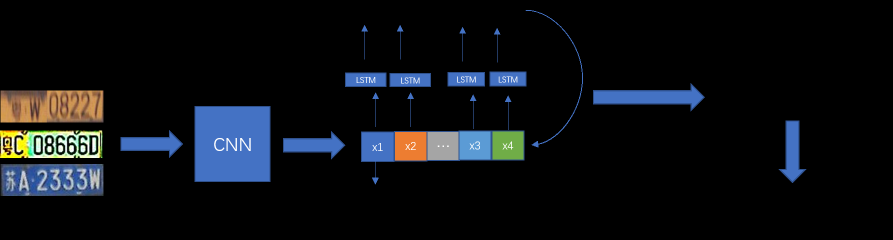
#> input picture images/crnn.png, 1786 x 479 px (shown at 1/2 size)
$ python -i test.py   (imports and definitions only)   (older library calls are emulated)
#> lines starting #> are read from the running program, lines starting #| are printed output that depends on the picture; after the words box and inside, x2 and y2 are one past the last pixel; in counts of white or black regions, pixels touching at a corner belong together
#> further down, picture is the input picture: shape (479, 1786, 3); mean B, G, R 19.7, 15.8, 13
import  numpy as np
import cv2
from skew_detection import *   # 用来纠正旋转
import math as m


# [133 lines left out: functions bright, bright1, cuoqie, xuanzhuan, not called in this run]


def difenbianlv(image):  # 低分辨率纠正
    image_out =  cv2.resize(image, (440, 140), interpolation=cv2.INTER_CUBIC)
    return image_out


def shuzhitoushejiao(img):  # 竖直投射角纠正
    res = img.copy()
    hsv = cv2.cvtColor(img, cv2.COLOR_BGR2HSV)
#> hsv: shape (479, 1786, 3); mean H, S, V 10.4, 18.3, 23
    blue_lower = np.array([90, 50, 50])
    blue_upper = np.array([124, 255, 255])
    mask = cv2.inRange(hsv, blue_lower, blue_upper)
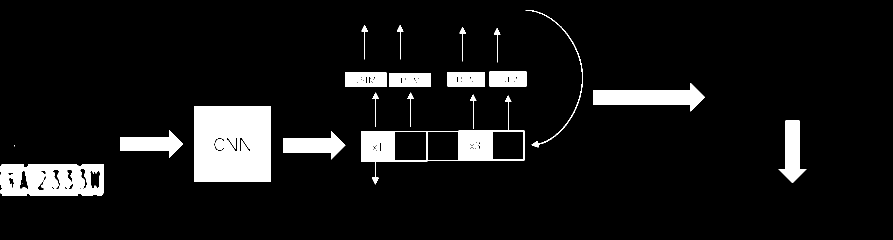
#> mask: shape (479, 1786) (shown at 1/2 size); 8.2% white; 22 white regions (2 under 20 px), largest, box (x1, y1, x2, y2) and area: (389, 212, 541, 364) 22580, (1, 328, 207, 392) 11039, (722, 261, 1049, 369) 9180
    blurred = cv2.blur(mask, (9, 9))
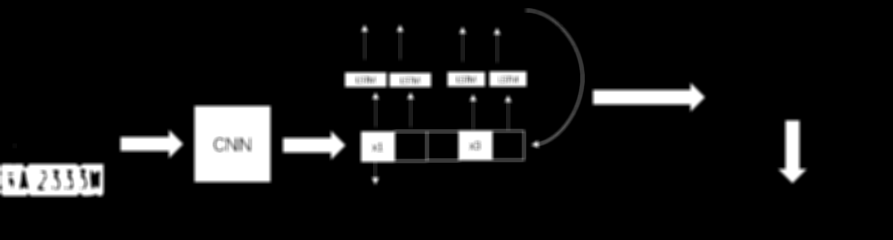
#> blurred: shape (479, 1786) (shown at 1/2 size); min 0, max 255, mean 21
    ret, binary = cv2.threshold(blurred, 127, 255, cv2.THRESH_BINARY)
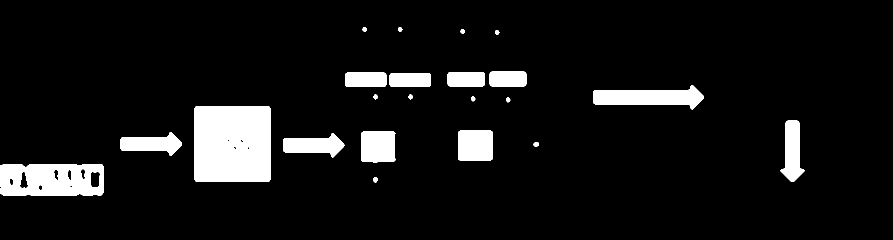
#> binary: shape (479, 1786) (shown at 1/2 size); 8.1% white; 22 white regions, largest, box (x1, y1, x2, y2) and area: (389, 212, 541, 364) 23025, (0, 328, 207, 392) 11655, (1186, 170, 1408, 219) 6464
    kernel = cv2.getStructuringElement(cv2.MORPH_RECT, (21, 7))
    closed = cv2.morphologyEx(binary, cv2.MORPH_CLOSE, kernel)
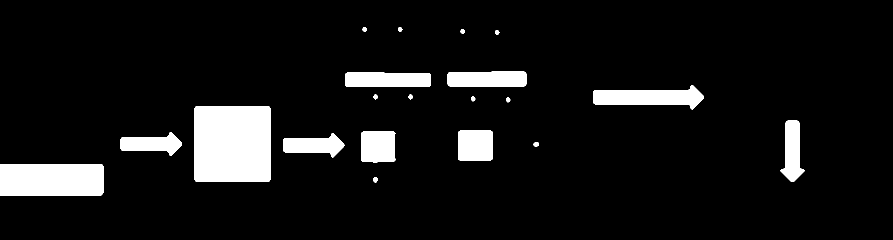
#> closed: shape (479, 1786) (shown at 1/2 size); 8.4% white; 20 white regions
    image, contours, hierarchy = cv2.findContours(closed.copy(), 1, cv2.CHAIN_APPROX_SIMPLE)
#> contours = 20 contours; largest, box (x1, y1, x2, y2) and area: (389, 212, 541, 364) 22775, (0, 328, 207, 392) 12957, (1186, 170, 1408, 219) 6225, (690, 145, 862, 174) 4670, (895, 143, 1053, 173) 4440
    rect = cv2.minAreaRect(contours[0])
#> rect = ((750.5, 359), (9.19, 9.19), -45)
    # 矩形转换为box
    box = np.int0(cv2.boxPoints(rect))
#> box = [[750, 365], [744, 359], [750, 352], [757, 359]]
    h1 = max([box][0][0][1], [box][0][1][1], [box][0][2][1], [box][0][3][1])
#> h1 = 365
    h2 = min([box][0][0][1], [box][0][1][1], [box][0][2][1], [box][0][3][1])
#> h2 = 352
    l1 = max([box][0][0][0], [box][0][1][0], [box][0][2][0], [box][0][3][0])
#> l1 = 757
    l2 = min([box][0][0][0], [box][0][1][0], [box][0][2][0], [box][0][3][0])
#> l2 = 744
    if h1 - h2 > 0 and l1 - l2 > 0 and h2 >= 0 and l2 >= 0:
        temp = img[h2:h1, l2:l1]
    else:
        temp = img.copy()
    p = []
    l = len(contours[0])
#> l = 17
    for i in range(l):
        if abs(contours[0][i][0][1] - h1) <= 1:
            pp = contours[0][i][0]
            p.append(pp)
#> this loop made 17 passes
#> pp on passes 6 to 7: [749, 364], [752, 364]
#> after the loop, p = [[749, 364], [752, 364]]
    p = np.array(p)

    minpoint = min(p[:, 0])
#> minpoint = 749
    maxpoint = max(p[:, 0])
#> maxpoint = 752
    maxboxvalu = box.max()
#> maxboxvalu = 757
    # print(maxboxvalu )
    for x in range(4):
        if box[x][1] != 0:
            secondmaxboxvalue = box[x][1]
            break
#> this loop made 1 pass
#> secondmaxboxvalue on pass 1: 365
    pts_src = np.array([[maxboxvalu, secondmaxboxvalue], [0, secondmaxboxvalue], [0, 0], [maxboxvalu, 0]])
#> pts_src = [[757, 365], [0, 365], [0, 0], [757, 0]]
    pts_dst = np.array([[maxboxvalu, secondmaxboxvalue], [0, secondmaxboxvalue], [minpoint, h2], [maxpoint, h2]])
#> pts_dst = [[757, 365], [0, 365], [749, 352], [752, 352]]
    # pts_dst = np.array([[0,W], [H,0], [H,minpoint], [H,maxpoint]])
    h, status = cv2.findHomography(pts_src, pts_dst)
#> h = [[0.00396, -2.05, 749], [-2.54e-18, -0.96, 352], [-7.09e-21, -0.00273, 1]]; status = [1, 1, 1, 1]
    im_out = cv2.warpPerspective(temp, h, (h2, l2), borderValue=(255, 255, 255))
#> im_out: shape (744, 352, 3); every value is 255

    hsv = cv2.cvtColor(im_out, cv2.COLOR_BGR2HSV)
#> hsv: shape (744, 352, 3); mean H, S, V 0, 0, 255
    blue_lower = np.array([90, 50, 50])
    blue_upper = np.array([124, 255, 255])
    mask = cv2.inRange(hsv, blue_lower, blue_upper)
#> mask: shape (744, 352); every value is 0
    blurred = cv2.blur(mask, (9, 9))
    ret, binary = cv2.threshold(blurred, 127, 255, cv2.THRESH_BINARY)
    kernel = cv2.getStructuringElement(cv2.MORPH_RECT, (21, 7))
    closed = cv2.morphologyEx(binary, cv2.MORPH_CLOSE, kernel)
    image, contours, hierarchy = cv2.findContours(closed.copy(), 1, cv2.CHAIN_APPROX_SIMPLE)
#> contours = []
#> (the run stopped early here; a loop or call above may not have finished)

$ run again, on images/modelstructure.png
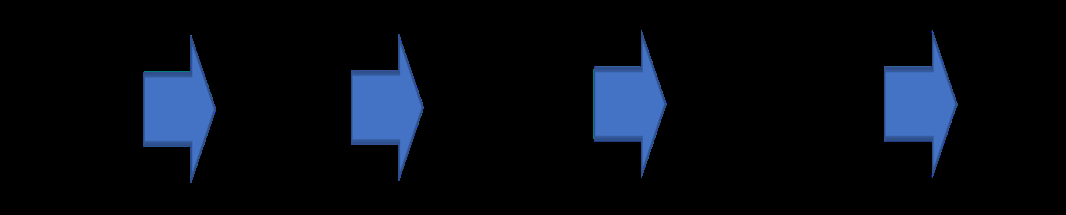
#> input picture images/modelstructure.png, 1066 x 215 px
#> picture is the input picture: shape (215, 1066, 3); mean B, G, R 18.1, 10.5, 6.2
#> in shuzhitoushejiao, `mask = cv2.inRange(hsv, blue_lower, blue_upper)`:
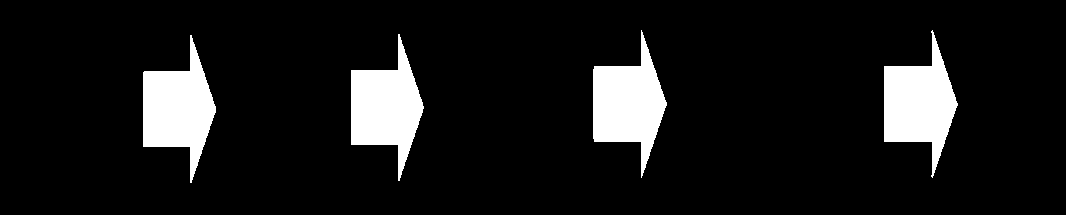
#> mask: shape (215, 1066); 9.8% white; 4 white regions, box (x1, y1, x2, y2) and area: (143, 35, 216, 183) 5636, (884, 30, 958, 178) 5620, (593, 30, 667, 178) 5618, (351, 34, 424, 181) 5553
#> binary: shape (215, 1066); 9.7% white; 4 white regions
#> in shuzhitoushejiao, `image, contours, hierarchy = cv2.findContours(closed.copy(), 1, cv2.CH..`: contours = 4 contours; box (x1, y1, x2, y2) and area: (143, 44, 216, 174) 5405, (593, 41, 666, 167) 5388, (884, 41, 957, 167) 5383, (351, 43, 423, 172) 5324
#> rect = ((179, 108.5), (129, 72), -90)
#> box = [[215, 173], [143, 173], [143, 44], [215, 44]]
#> h1 = 173
#> h2 = 44
#> l1 = 215
#> l2 = 143
#> in shuzhitoushejiao, `temp = img[h2:h1, l2:l1]`:
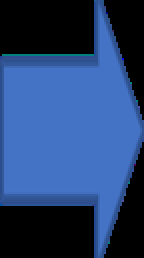
#> temp: shape (129, 72, 3) (shown 2 times larger); mean B, G, R 111.2, 64.6, 37.9
#> l = 114
#> the loop in shuzhitoushejiao, `for i in range(l):` made 114 passes
#> pp on passes 27 to 29: [190, 172], [191, 173], [194, 173]
#> after the loop in shuzhitoushejiao, `for i in range(l):`: p = [[190, 172], [191, 173], [194, 173]]
#> minpoint = 190
#> maxpoint = 194
#> maxboxvalu = 215
#> the loop in shuzhitoushejiao, `for x in range(4):` made 1 pass
#> secondmaxboxvalue on pass 1: 173
#> pts_src = [[215, 173], [0, 173], [0, 0], [215, 0]]
#> pts_dst = [[215, 173], [0, 173], [190, 44], [194, 44]]
#> h = [[0.0186, -1.1, 190], [-1.91e-17, -0.236, 44], [-1.76e-19, -0.00567, 1]]; status = [1, 1, 1, 1]
#> im_out: shape (143, 44, 3); every value is 255
#> in shuzhitoushejiao, `image, contours, hierarchy = cv2.findContours(closed.copy(), 1, cv2.CH..`: contours = []

$ run again, on images/platesort.png
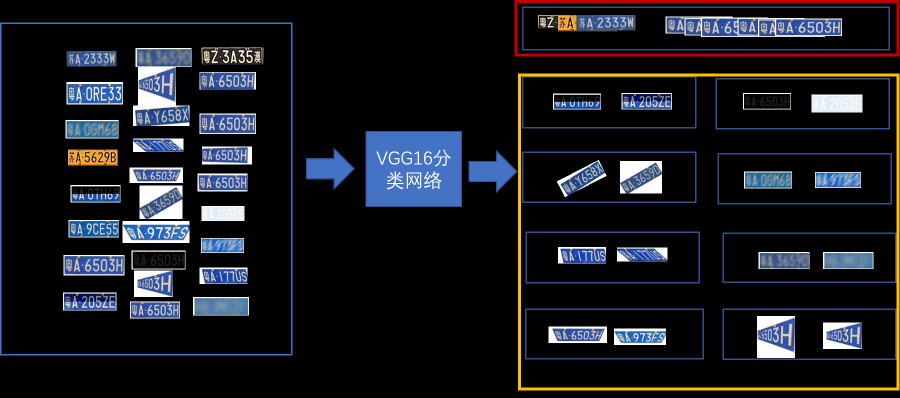
#> input picture images/platesort.png, 1800 x 796 px (shown at 1/2 size)
#> picture is the input picture: shape (796, 1800, 3); mean B, G, R 31.3, 26.2, 24.1
#> in shuzhitoushejiao, `mask = cv2.inRange(hsv, blue_lower, blue_upper)`:
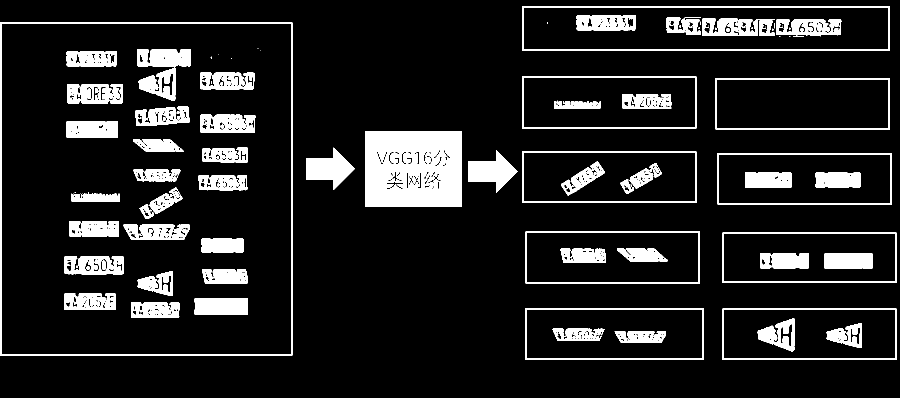
#> mask: shape (796, 1800) (shown at 1/2 size); 11.9% white; 140 white regions (49 under 20 px), largest, box (x1, y1, x2, y2) and area: (731, 262, 924, 414) 27018, (0, 45, 585, 711) 7470, (1044, 13, 1780, 101) 4908
#> binary: shape (796, 1800); 10.4% white; 79 white regions (37 under 20 px), largest, box (x1, y1, x2, y2) and area: (731, 262, 924, 414) 29118, (1333, 35, 1681, 72) 9146, (274, 98, 382, 201) 6176
#> in shuzhitoushejiao, `closed = cv2.morphologyEx(binary, cv2.MORPH_CLOSE, kernel)`:
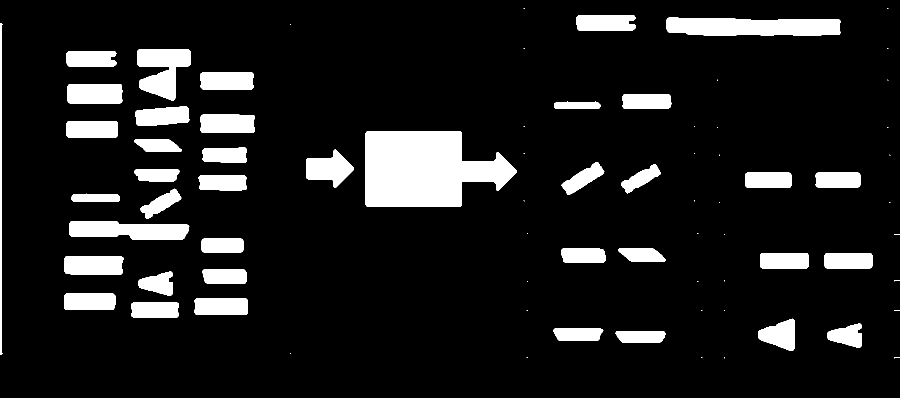
#> closed: shape (796, 1800) (shown at 1/2 size); 11% white; 76 white regions (36 under 20 px)
#> in shuzhitoushejiao, `image, contours, hierarchy = cv2.findContours(closed.copy(), 1, cv2.CH..`: contours = 76 contours, 36 with area under 20; largest, box (x1, y1, x2, y2) and area: (731, 262, 1033, 414) 33596, (1333, 35, 1681, 72) 10668, (139, 442, 379, 480) 6846, (274, 98, 382, 201) 6526, (129, 512, 247, 549) 4108
#> rect = ((1793.5, 715.5), (1, 11), -90)
#> box = [[1799, 716], [1788, 716], [1788, 715], [1799, 715]]
#> h1 = 716
#> h2 = 715
#> l1 = 1799
#> l2 = 1788
#> temp = [[0, 0, 0], [0, 0, 0], [143, 82, 47], [143, 82, 47], [143, 82, 47], [0, 192, 255], [0, 192, 255], [0, 192, 255], [0, 192, 255], [0, 192, 255], [0, 192, 255]]
#> l = 4
#> the loop in shuzhitoushejiao, `for i in range(l):` made 4 passes
#> after the loop in shuzhitoushejiao, `for i in range(l):`: p = [[1788, 715], [1788, 716], [1789, 715], [1799, 715]]
#> minpoint = 1788
#> maxpoint = 1799
#> the loop in shuzhitoushejiao, `for x in range(4):` made 1 pass
#> secondmaxboxvalue on pass 1: 716
#> pts_src = [[1799, 716], [0, 716], [0, 0], [1799, 0]]
#> pts_dst = [[1799, 716], [0, 716], [1788, 715], [1799, 715]]
#> h = [[0.00611, -2.5, 1788], [-3.59e-17, -0.992, 715], [-5.02e-20, -0.00139, 1]]; status = [1, 1, 1, 1]
#> im_out: shape (1788, 715, 3); every value is 255
#> in shuzhitoushejiao, `image, contours, hierarchy = cv2.findContours(closed.copy(), 1, cv2.CH..`: contours = []
